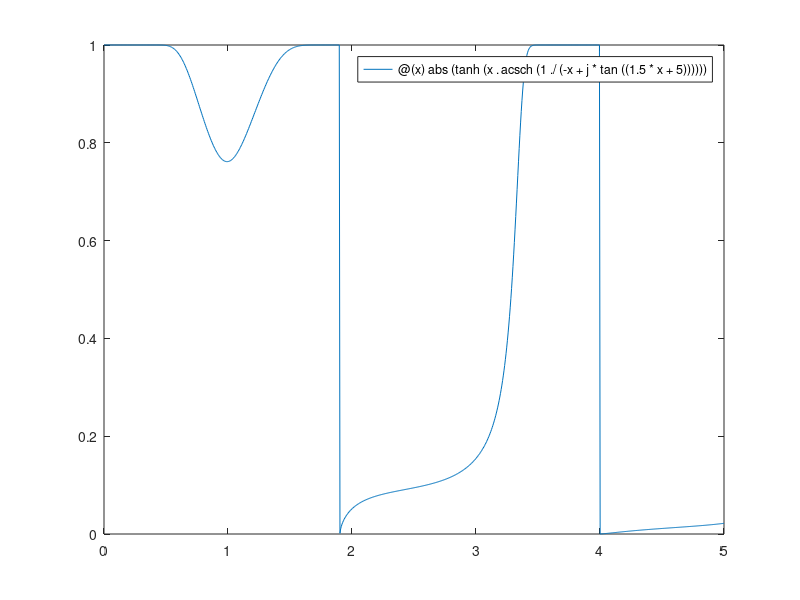

The MATLAB source for this figure:
% Parameter for waveform variation (example value)
j = 5;

% Function to define waveform
ff = @(x)abs(tanh(x.^acsch(1./(-x+j*tan((1.5*x+5))))));

% Select the starting and stopping values of function input to view
start = 0;
stop = 5;

% Create a plot of the function
figure
fplot(ff, [start stop]);
